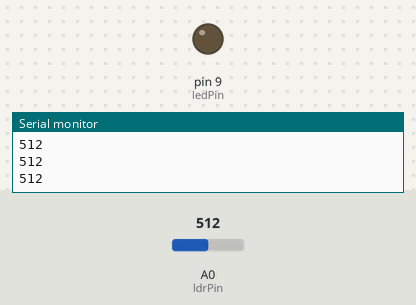
The sketch below on a simulated Arduino Uno, built with avr-gcc and run on an emulated ATmega328P. On the bench: output pins drawn as LEDs (lit = HIGH), the last lines printed to the serial monitor. The test bench sets the inputs (shaded band); at power-on: A0 (ldrPin) = 512.

Above: at 1.2 s.
1.3 s: A0 (ldrPin) set to 481
At 2.5 s:
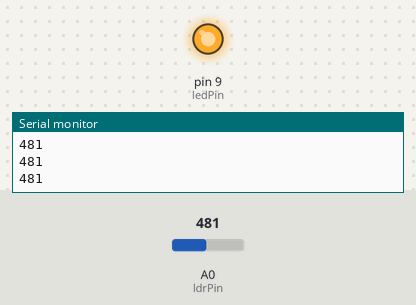
2.8 s: A0 (ldrPin) set to 510
At 3.9 s:
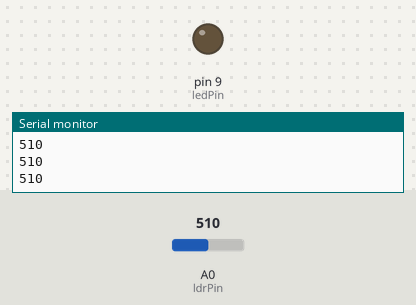
4.3 s: A0 (ldrPin) set to 490
At 5.3 s:
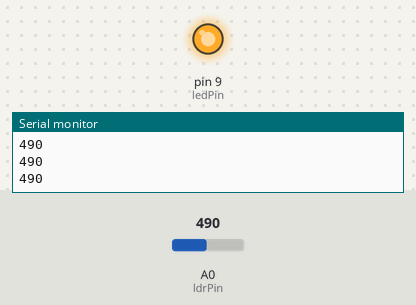
Timing chart, 0 to 7.3 s (numbered marks = the images above; inputs shaded):
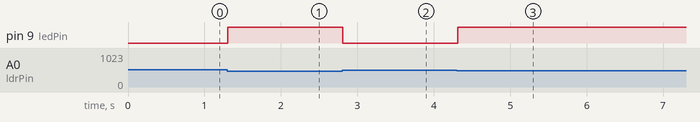

The sketch:

ldrarduino.ino
```cpp
int ldrPin = A0; // connect the LDR to analog pin A0
int ledPin = 9; // connect the LED to digital pin 9

void setup() {
  pinMode(ledPin, OUTPUT); // set LED pin as output
  Serial.begin(9600); // initialize serial communication for debugging
}

void loop() {
  int ldrValue = analogRead(ldrPin); // read LDR value
  Serial.println(ldrValue); // print LDR value for debugging

  if (ldrValue < 500) { // if LDR value is less than 500 (dark), turn on LED
    digitalWrite(ledPin, HIGH);
  } else { // otherwise, turn off LED
    digitalWrite(ledPin, LOW);
  }

  delay(100); // add a small delay to reduce flickering
}
```

Measured:
- the behaviour switches between 500 and 499 on A0 (ldrPin) (found by bisection; images 0 and 1)
- after the input at 1.3 s, pin 9 (ledPin): LOW → HIGH at once
- after the input at 2.8 s, pin 9 (ledPin): HIGH → LOW at once
- after the input at 4.3 s, pin 9 (ledPin): LOW → HIGH at once
